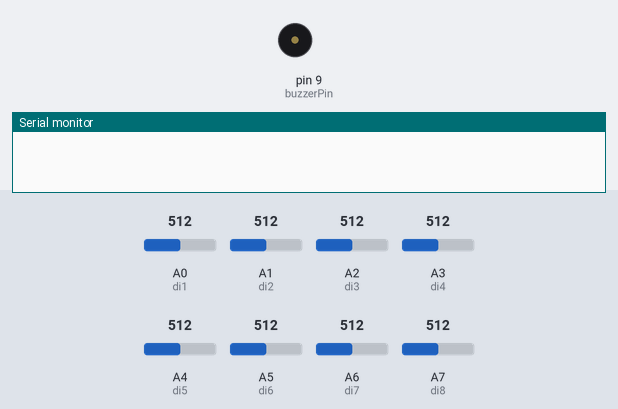
Recording of a sketch running on a simulated Arduino Nano, built with avr-gcc and run on an emulated ATmega328P. Parts: buzzer (waves = sounding), the last lines printed to the serial monitor. Inputs (shaded band) come from the test bench; at power-on: A0 (di1) = 512, A1 (di2) = 512, A2 (di3) = 512, A3 (di4) = 512, A4 (di5) = 512, A5 (di6) = 512, A6 (di7) = 512, A7 (di8) = 512.

Above: at 0.0 s.
At 1.2 s:
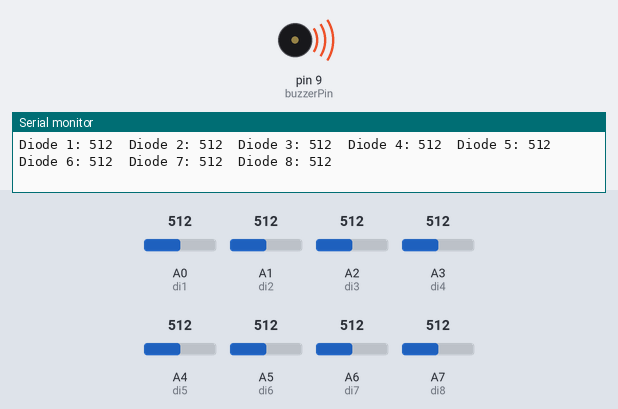
1.3 s: A0 (di1) set to 107
4.3 s: A0 (di1) set to 89
7.3 s: A1 (di2) set to 104
10.3 s: A1 (di2) set to 89
13.3 s: A2 (di3) set to 106
16.3 s: A2 (di3) set to 92
Timing chart, 0 to 19.3 s (numbered marks = the images above; inputs shaded):
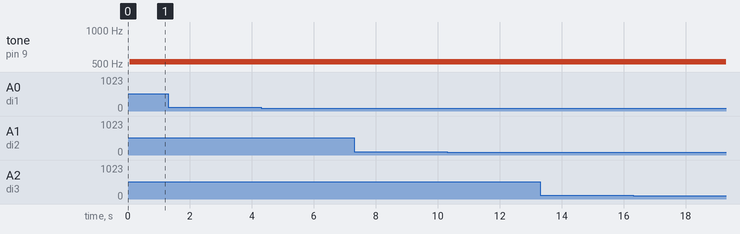

The sketch:

Music_Box.ino
```cpp
#include "pitches.h"
const int di1 = A0;
const int di2 = A1;
const int di3 = A2;
const int di4 = A3;
const int di5 = A4;
const int di6 = A5;
const int di7 = A6;
const int di8 = A7;
const int buzzerPin = 9;
const int duration = 250;

void setup() {
  // put your setup code here, to run once:
  pinMode(di1, INPUT_PULLUP);
  pinMode(di2, INPUT_PULLUP);
  pinMode(di3, INPUT_PULLUP);
  pinMode(di4, INPUT_PULLUP);
  pinMode(di5, INPUT_PULLUP);
  pinMode(di6, INPUT_PULLUP);
  pinMode(di7, INPUT_PULLUP);
  pinMode(di8, INPUT_PULLUP);
  Serial.begin(9600);
}

void loop() {
  // put your main code here, to run repeatedly:
  Serial.print("Diode 1: ");
  Serial.print(analogRead(di1));
  Serial.print("  Diode 2: ");
  Serial.print(analogRead(di2));
  Serial.print("  Diode 3: ");
  Serial.print(analogRead(di3));
  Serial.print("  Diode 4: ");
  Serial.print(analogRead(di4));
  Serial.print("  Diode 5: ");
  Serial.print(analogRead(di5));
  Serial.print("  Diode 6: ");
  Serial.print(analogRead(di6));
  Serial.print("  Diode 7: ");
  Serial.print(analogRead(di7));
  Serial.print("  Diode 8: ");
  Serial.println(analogRead(di8));
  /*if(analogRead(di1) > 500)
  {
    tone(buzzerPin, NOTE_C4, duration);
  }
  if(analogRead(di2) > 500)
  {
    tone(buzzerPin, NOTE_D4, duration);
  }
  if(analogRead(di3) > 500)
  {
    tone(buzzerPin, NOTE_E4, duration);
  }
  if(analogRead(di4) > 500)
  {
    tone(buzzerPin, NOTE_F4, duration);
  }
  if(analogRead(di5) > 500)
  {
    tone(buzzerPin, NOTE_G4, duration);
  }
  if(analogRead(di6) > 500)
  {
    tone(buzzerPin, NOTE_A4, duration);
  }
  if(analogRead(di7) > 500)
  {
    tone(buzzerPin, NOTE_B4, duration);
  }
  if(analogRead(di8) > 500)
  {
    tone(buzzerPin, NOTE_C5, duration);
  }*/

//////////////////////////////////////////////////////////////////////////////

  if(analogRead(di1) > 500)
  {
    tone(buzzerPin, NOTE_C4, duration);
  }
  if(analogRead(di2) > 500)
  {
    tone(buzzerPin, NOTE_D4, duration);
  }
  if(analogRead(di3) > 500)
  {
    tone(buzzerPin, NOTE_E4, duration);
  }
  if(analogRead(di4) > 500)
  {
    tone(buzzerPin, NOTE_F4, duration);
  }
  if(analogRead(di5) > 500)
  {
    tone(buzzerPin, NOTE_G4, duration);
  }
  if(analogRead(di6) > 500)
  {
    tone(buzzerPin, NOTE_A4, duration);
  }
  if(analogRead(di7) > 500)
  {
    tone(buzzerPin, NOTE_AS4, duration);
  }
  if(analogRead(di8) > 500)
  {
    tone(buzzerPin, NOTE_C5, duration);
  }
  //delay(1000);
}
```

pitches.h
```cpp
/*************************************************
 * Public Constants
 *************************************************/

#define NOTE_B0  31
#define NOTE_C1  33
#define NOTE_CS1 35
#define NOTE_D1  37
#define NOTE_DS1 39
#define NOTE_E1  41
#define NOTE_F1  44
#define NOTE_FS1 46
#define NOTE_G1  49
#define NOTE_GS1 52
#define NOTE_A1  55
#define NOTE_AS1 58
#define NOTE_B1  62
#define NOTE_C2  65
#define NOTE_CS2 69
#define NOTE_D2  73
#define NOTE_DS2 78
#define NOTE_E2  82
#define NOTE_F2  87
#define NOTE_FS2 93
#define NOTE_G2  98
#define NOTE_GS2 104
#define NOTE_A2  110
#define NOTE_AS2 117
#define NOTE_B2  123
#define NOTE_C3  131
#define NOTE_CS3 139
#define NOTE_D3  147
#define NOTE_DS3 156
#define NOTE_E3  165
#define NOTE_F3  175
#define NOTE_FS3 185
#define NOTE_G3  196
#define NOTE_GS3 208
#define NOTE_A3  220
#define NOTE_AS3 233
#define NOTE_B3  247
#define NOTE_C4  262
#define NOTE_CS4 277
#define NOTE_D4  294
#define NOTE_DS4 311
#define NOTE_E4  330
#define NOTE_F4  349
#define NOTE_FS4 370
#define NOTE_G4  392
#define NOTE_GS4 415
#define NOTE_A4  440
#define NOTE_AS4 466
#define NOTE_B4  494
#define NOTE_C5  523
#define NOTE_CS5 554
#define NOTE_D5  587
#define NOTE_DS5 622
#define NOTE_E5  659
#define NOTE_F5  698
#define NOTE_FS5 740
#define NOTE_G5  784
#define NOTE_GS5 831
#define NOTE_A5  880
#define NOTE_AS5 932
#define NOTE_B5  988
#define NOTE_C6  1047
#define NOTE_CS6 1109
#define NOTE_D6  1175
#define NOTE_DS6 1245
#define NOTE_E6  1319
#define NOTE_F6  1397
#define NOTE_FS6 1480
#define NOTE_G6  1568
#define NOTE_GS6 1661
#define NOTE_A6  1760
#define NOTE_AS6 1865
#define NOTE_B6  1976
#define NOTE_C7  2093
#define NOTE_CS7 2217
#define NOTE_D7  2349
#define NOTE_DS7 2489
#define NOTE_E7  2637
#define NOTE_F7  2794
#define NOTE_FS7 2960
#define NOTE_G7  3136
#define NOTE_GS7 3322
#define NOTE_A7  3520
#define NOTE_AS7 3729
#define NOTE_B7  3951
#define NOTE_C8  4186
#define NOTE_CS8 4435
#define NOTE_D8  4699
#define NOTE_DS8 4978
```
